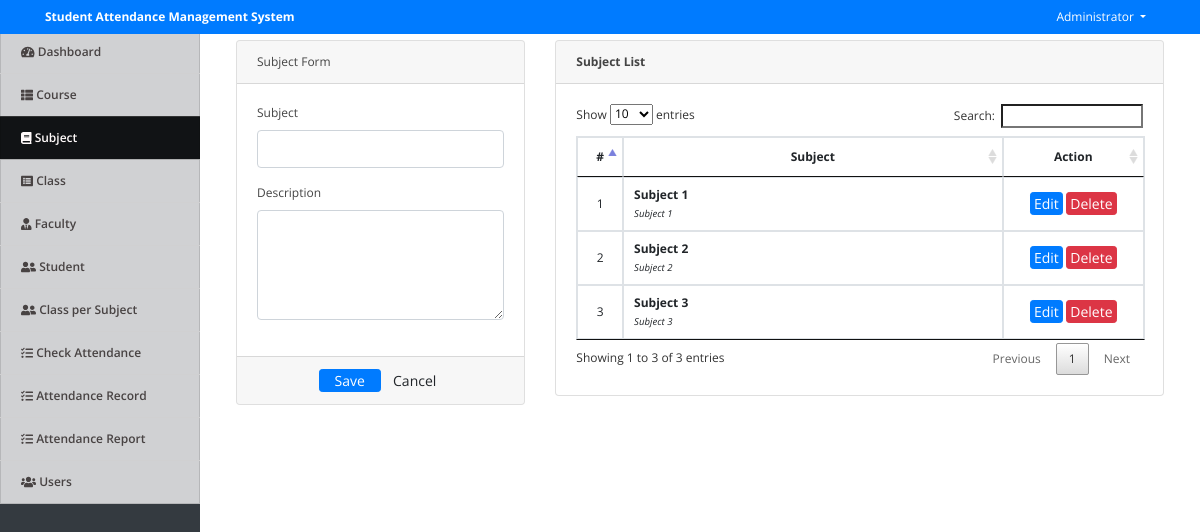
The app's page /index.php?page=subjects (signed in), older data.
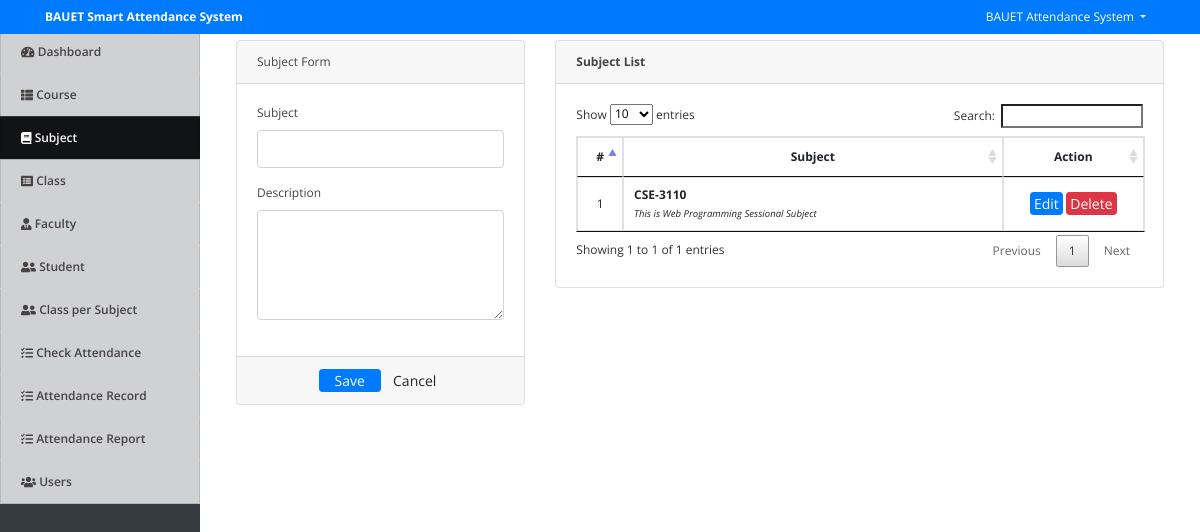
The same page, newer data.
### tables this page shows
CREATE TABLE `subjects` (
  `id` int(30) NOT NULL,
  `subject` varchar(100) NOT NULL,
  `description` text NOT NULL,
  `date_created` datetime NOT NULL DEFAULT current_timestamp()
);

### subjects.php (the view, shortened to what this page needs)
<?php include('db_connect.php');?>
<div class="container-fluid">
	<div class="col-lg-12">
		<div class="row">
			<div class="col-md-4">
			<form action="" id="manage-subject">
				<div class="card">
					<div class="card-header">
						    Subject Form
				  	</div>
					<div class="card-body">
							<div class="form-group">
								<label class="control-label">Subject</label>
								<input type="text" class="form-control" name="subject">
							</div>
							<div class="form-group">
								<label class="control-label">Description</label>
								<textarea name="description" id="" cols="30" rows="4" class="form-control"></textarea>
							</div>
					</div>
					<div class="card-footer">
						<div class="row">
							<div class="col-md-12">
								<button class="btn btn-sm btn-primary col-sm-3 offset-md-3"> Save</button>
								<button class="btn btn-sm btn-default col-sm-3" type="reset"> Cancel</button>
							</div>
						</div>
					</div>
				</div>
			</form>
			</div>
			<div class="col-md-8">
				<div class="card">
					<div class="card-header">
						<b>Subject List</b>
					</div>
					<div class="card-body">
						<table class="table table-bordered table-hover">
							<thead>
								<tr>
									<th class="text-center" width="5%">#</th>
									<th class="text-center">Subject</th>
									<th class="text-center" width="25%">Action</th>
								</tr>
							</thead>
							<tbody>
								<?php
								$i = 1;
								$subject = $conn->query("SELECT * FROM subjects order by id asc");
								while($row=$subject->fetch_assoc()):
								?>
								<tr>
									<td class="text-center"><?php echo $i++ ?></td>
									<td class="">
										<p><b><?php echo ucwords($row['subject']) ?></b></p>
										<small><i><?php echo $row['description'] ?></i></small>
									</td>
									<td class="text-center">
										<button class="btn btn-sm btn-primary edit_subject" type="button" data-id="<?php echo $row['id'] ?>"  data-subject="<?php echo $row['subject'] ?>"  data-description="<?php echo $row['description'] ?>" >Edit</button>
										<button class="btn btn-sm btn-danger delete_subject" type="button" data-id="<?php echo $row['id'] ?>">Delete</button>
									</td>
								</tr>
								<?php endwhile; ?>
							</tbody>
						</table>
					</div>
				</div>
			</div>
		</div>
	</div>
</div>

### topbar.php (shortened to what this page needs)
<nav class="navbar navbar-light fixed-top bg-primary" style="padding:0">
  <div class="container-fluid mt-2 mb-2">
  	<div class="col-lg-12">
      <div class="col-md-4 float-left text-white">
        <large><b><?php echo isset($_SESSION['system']['name']) ? $_SESSION['system']['name'] : '' ?></b></large>
      </div>
	  	<div class="float-right">
        <div class=" dropdown mr-4">
            <a href="#" class="text-white dropdown-toggle"  id="account_settings" data-toggle="dropdown" aria-haspopup="true" aria-expanded="false"><?php echo $_SESSION['login_name'] ?> </a>
        </div>
      </div>
  </div>
</nav>

Row changes from the older to the newer data that the page shows:
removed subjects: subject "Subject 1", description "Subject 1"
removed subjects: subject "Subject 2", description "Subject 2"
removed subjects: subject "Subject 3", description "Subject 3"
added subjects: subject "CSE-3110", description "This is Web Programming Sessional Subject"
Text that changed along with them:
$_SESSION['system']['name']: "Student Attendance Management System" → "BAUET Smart Attendance System"
$_SESSION['login_name']: "Administrator" → "BAUET Attendance System"
text written by a page script: "Show entries Search: Showing 1 to 3 of 3 entries Previous 1 Next" → "Show entries Search: Showing 1 to 1 of 1 entries Previous 1 Next"
